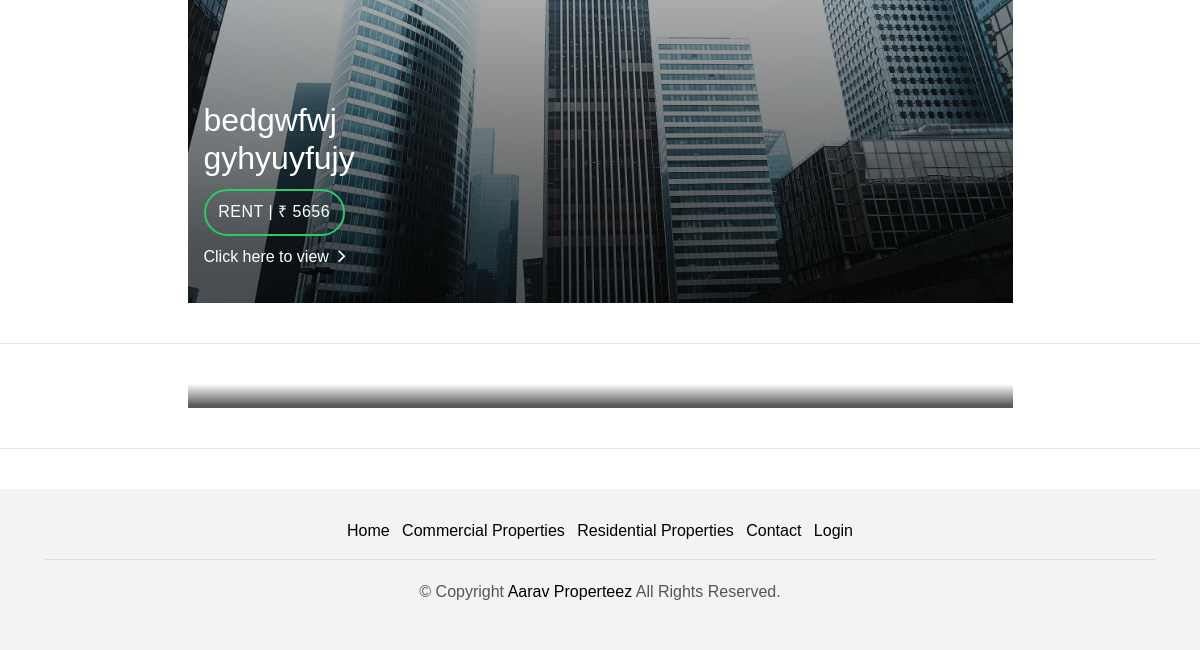
Before: /commercial/ (lower part) with the older database file.
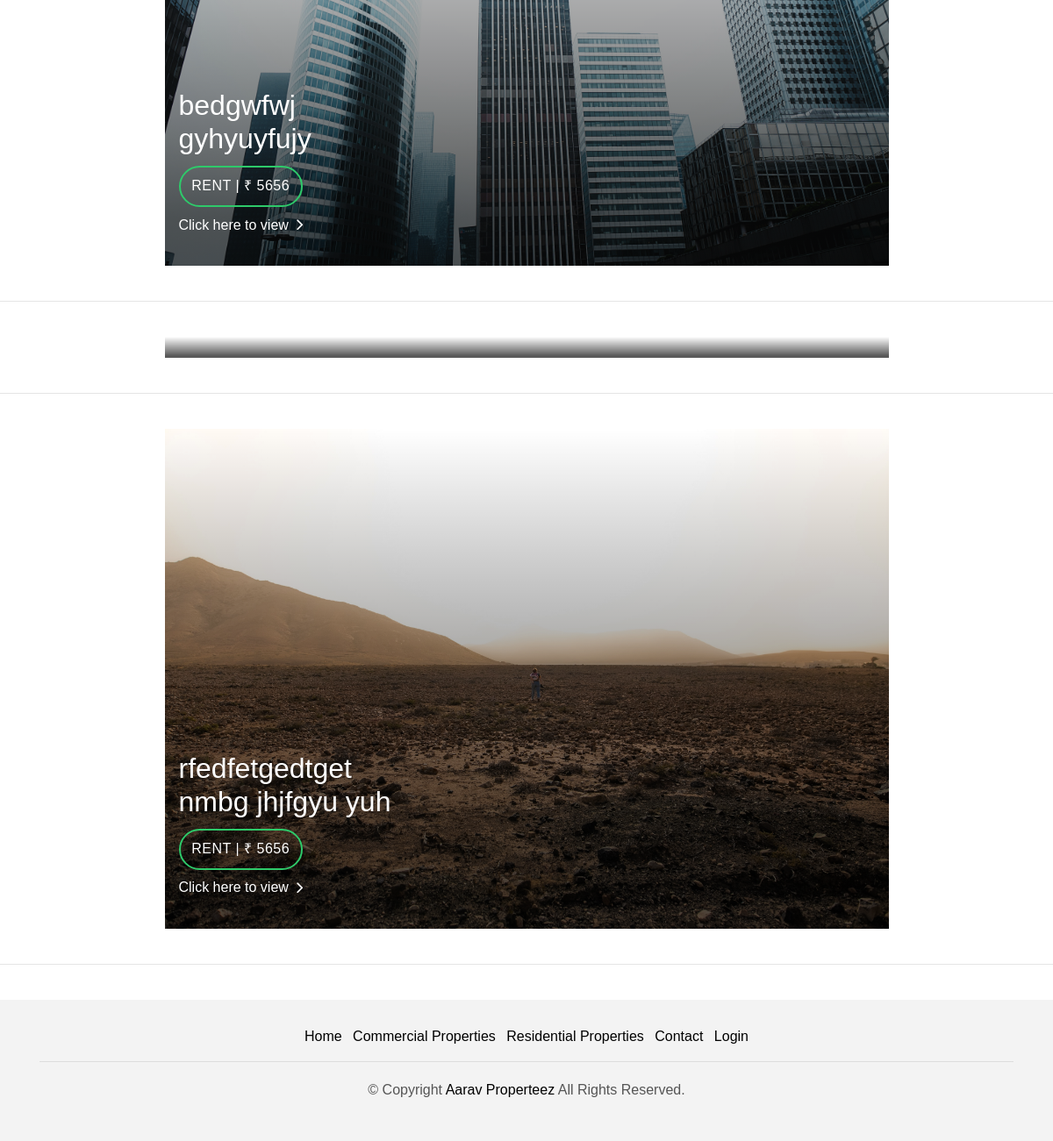
After: the same page with the newer database file.
### app/models.py (models this page shows, shortened)
class Commercial(models.Model):
    sno = models.AutoField(primary_key=True)
    main_image = models.ImageField(
        upload_to='main_images/', default='none', blank=False)
    area = models.DecimalField(max_digits=10, decimal_places=2)
    title = models.CharField(max_length=100)
    content = models.TextField()
    price = models.IntegerField()
    timestamp = models.DateTimeField(default=now)
    sell_or_rent = models.CharField(max_length=20,
                                    choices=SELL_OR_RENT_COMM_CHOICES)
    location = models.CharField(max_length=150)
    property_type = models.CharField(max_length=20,
                                     choices=COMM_PROPERTY_CHOICES)
    floorplan = models.ImageField(
        upload_to='floorplan_images/', default='none', blank=False)
    construction_status = models.CharField(max_length=20,
                                           choices=COMM_STATUS_CHOICES)
    amenities = MultiSelectField(choices=MY_COMM_CHOICES)

### app/views.py (the view)
# urls.py: path('commercial/', views.commercial_view, name='commercial'),
def commercial_view(request):
    allProperties = Commercial.objects.all()
    context = {
        'allProperties': allProperties
    }
    return render(request, "commercial.html", context)

### templates/commercial.html (shortened to what this page needs)
{% extends 'base.html' %} {% load static %}
{% block content %}
{% if allProperties %}
{% for property in allProperties %}
<div class="container">
  <div class="row">
    <div class="col-md-9 mx-auto">
      <div class="card-box-a card-shadow">
        <div class="img-box-a">
          <img src="{{property.main_image.url}}" alt="" class="img-a img-fluid">
        </div>
        <div class="card-overlay">
          <div class="card-overlay-a-content">
            <div class="card-header-a">
              <h2 class="card-title-a">
                <a href="../commercial/{{ property.sno }} "></a>{{property.title}}
                <br /> {{property.location}}</a>
              </h2>
            </div>
            <div class="card-body-a">
              <div class="price-box d-flex">
                <span class="price-a">{{property.sell_or_rent}} | ₹ {{property.price}}</span>
              </div>
              <a href="../commercial/{{ property.sno }} " class="link-a">Click here to view
                <span class="ion-ios-arrow-forward"></span>
              </a>
            </div>
          </div>
        </div>
      </div>
    </div>
  </div>
</div>
<br>
<hr>
<br>
{% endfor %}
{% endif %}
{% endblock content %}

### templates/base.html (shortened to what this page needs)
{% load static %}
<!DOCTYPE html>
<html lang="en">
<head>
    <link href="{% static 'lib/bootstrap/css/bootstrap.min.css' %}" rel="stylesheet">
    <link href="{% static 'lib/font-awesome/css/font-awesome.min.css' %}" rel="stylesheet">
    <link href="{% static 'lib/animate/animate.min.css' %}" rel="stylesheet">
    <link href="{% static 'lib/ionicons/css/ionicons.min.css' %}" rel="stylesheet">
    <link href="{% static 'lib/owlcarousel/assets/owl.carousel.min.css' %}" rel="stylesheet">
    <link href="{% static 'css/style.css' %}" rel="stylesheet">
</head>
<body>
    <br>
    <br>
    <br>
    <br>
    <br>
    {% block content %}{% endblock content %}
    <footer>
        <div class="container">
            <div class="row">
                <div class="col-md-12">
                    <nav class="nav-footer">
                        <ul class="list-inline">
                            <li class="list-inline-item">
                                <a href="../home">Home</a>
                            </li>
                            <li class="list-inline-item">
                                <a href="../commercial">Commercial Properties</a>
                            </li>
                            <li class="list-inline-item">
                                <a href="../residential">Residential Properties</a>
                            </li>
                            <li class="list-inline-item">
                                <a href="../contact">Contact</a>
                            </li>
                            {% if user.is_autheniticated %}
                            <li class="list-inline-item">
                                <a href="../logout">Logout</a>
                            </li>
                            {% else %}
                            <li class="list-inline-item">
                                <a href="../login">Login</a>
                            </li>
                            {% endif %}
                        </ul>
                    </nav>
                    <div class="copyright-footer">
                        <p class="copyright color-text-a">
                            &copy; Copyright
                            <span class="color-a">Aarav Properteez</span> All Rights Reserved.
                        </p>
                    </div>
                </div>
            </div>
        </div>
    </footer>
</body>
</html>

### static/css/style.css (style rules this page uses)
body { font-family: "Poppins", sans-serif; color: #555555; }
h1, h2, h3, h4, h5, h6 { color: #000000; }
a { color: #000000; transition: all 0.5s ease; }
.link-a { color: #ffffff; text-decoration: none; }
.link-a span { font-size: 18px; vertical-align: middle; margin-left: 5px; }
.color-a { color: #000000; }
.color-text-a { color: #555555; }
.card-box-a, .card-box-b, .card-box-d { position: relative; overflow: hidden; -webkit-backface-visibility: hidden; backface-visibility: hidden; }
.card-box-a .img-a, .card-box-a .img-b, .card-box-b .img-a, .card-box-b .img-b { transition: 0.8s all ease-in-out; }
.card-overlay { position: absolute; width: 100%; height: 100%; top: 0; left: 0; }
.card-shadow { -webkit-backface-visibility: hidden; backface-visibility: hidden; }
.card-shadow:before { content: " "; position: absolute; top: 0; left: 0; width: 100%; height: 100%; z-index: 1; background: linear-gradient( to bottom, rgba(0, 0, 0, 0) 0%, rgba(0, 0, 0, 0.2) 27%, rgba(0, 0, 0, 0.65) 90% ); }
.card-overlay-a-content { transition: all 0.5s ease-in; position: absolute; width: 100%; bottom: 0px; z-index: 2; }
.card-header-a { padding: 0 1rem; }
.card-header-a .card-title-a { color: #ffffff; margin-bottom: 0; padding-bottom: 0.7rem; }
.card-body-a { z-index: 2; transition: all 0.5s ease-in; padding: 0rem 1rem 2rem 1rem; }
.card-body-a .price-box { padding-bottom: 0.5rem; }
.price-a { color: #ffffff; padding: 0.6rem 0.8rem; border: 2px solid #2eca6a; border-radius: 50px; text-transform: uppercase; letter-spacing: 0.03em; }
footer { background: #f3f3f3; text-align: center; padding: 30px 0; }
footer .copyright-footer { border-top: 1px solid #ddd; padding-top: 20px; }
@media (min-width: 768px) { .link-a { font-size: 0.9rem; } }
@media (min-width: 768px) { .link-a span { font-size: 1.5rem; } }
@media (min-width: 768px) { .card-box-a .price-a, .card-box-b .price-a { font-size: 0.9rem; } }
@media (min-width: 768px) { .card-overlay-a-content { bottom: -20px; } }
@media (min-width: 768px) { .card-header-a .card-title-a { font-size: 1.3rem; } }
@media (min-width: 992px) { .link-a { font-size: 1rem; } }
@media (min-width: 992px) { .link-a span { font-size: 18px; } }
@media (min-width: 992px) { .card-box-a .price-a, .card-box-b .price-a { font-size: 1rem; } }
@media (min-width: 992px) { .card-overlay-a-content { bottom: 0px; } }
@media (min-width: 992px) { .card-header-a .card-title-a { font-size: 2rem; } }

Changed rows visible on the page:
added Commercial: main_image (picture), title "rfedfetgedtget", location "nmbg jhjfgyu yuh", sell_or_rent "RENT", price "5656"
